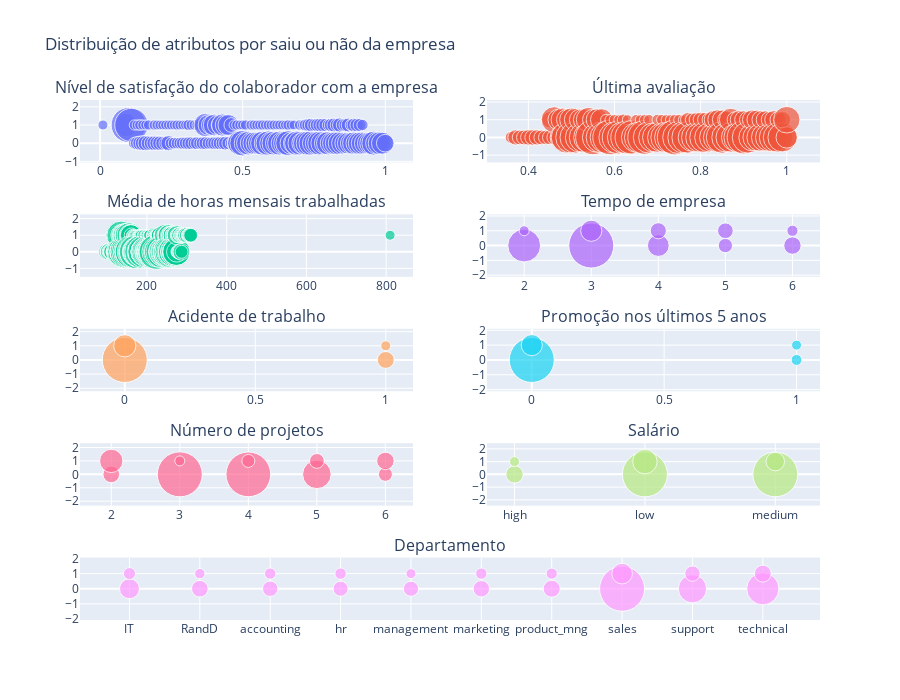

Notebook cell for this chart:
### Code cell
scartterplot(df)

### Figure 1 — Plotly figure (JSON) as saved in the notebook; plotly's stock layout.template omitted (floating-point values rounded to 4 significant figures; data arrays with more than 128 entries replaced by an {"elided": "..."} marker saying what was removed)
{"data": [{"marker": {"size": {"elided": "171 float values"}}, "mode": "markers", "text": {"elided": "171 int values"}, "type": "scatter", "x": {"elided": "171 float values"}, "xaxis": "x", "y": {"elided": "171 int values"}, "yaxis": "y"}, {"marker": {"size": [12.01, 15.32, 14.82, 15.02, 15.52, 15.72, 15.42, 14.82, 14.22, 14.82, 16.33, 14.72, 26.06, 15.82, 21.14, 25.46, 23.45, 31.79, 21.14, 31.49, 23.55, 31.49, 22.75, 29.38, 21.24, 30.18, 21.95, 30.08, 24.66, 34.7, 20.84, 29.78, 22.15, 30.88, 22.15, 31.59, 10.6, 34.8, 10.4, 31.29, 10.5, 33.09, 10, 31.49, 11.51, 33.19, 10.1, 33.39, 29.28, 10.5, 31.89, 10, 33.8, 10.4, 31.39, 10.5, 29.18, 30.08, 10.9, 28.67, 10.6, 30.68, 10.1, 31.89, 10.1, 35, 10.7, 32.79, 10.7, 31.29, 10, 31.69, 14.32, 27.67, 13.41, 29.58, 14.22, 29.88, 14.92, 30.48, 14.72, 29.08, 14.32, 27.97, 18.63, 28.98, 20.14, 31.79, 19.54, 29.38, 17.63, 29.58, 22.75, 27.27, 15.92, 30.98, 18.33, 32.99, 18.03, 31.49, 16.93, 26.97, 19.64, 27.27, 19.34, 28.07, 17.93, 27.57, 17.93, 28.07, 16.53, 29.08, 18.23, 29.78, 16.22, 29.08, 16.43, 21.45, 26.57]}, "mode": "markers", "text": [22, 55, 50, 52, 57, 59, 56, 50, 44, 50, 65, 49, 162, 60, 113, 156, 136, 219, 113, 216, 137, 216, 129, 195, 114, 203, 121, 202, 148, 248, 110, 199, 123, 210, 123, 217, 8, 249, 6, 214, 7, 232, 2, 216, 17, 233, 3, 235, 194, 7, 220, 2, 239, 6, 215, 7, 193, 202, 11, 188, 8, 208, 3, 220, 3, 251, 9, 229, 9, 214, 2, 218, 45, 178, 36, 197, 44, 200, 51, 206, 49, 192, 45, 181, 88, 191, 103, 219, 97, 195, 78, 197, 129, 174, 61, 211, 85, 231, 82, 216, 71, 171, 98, 174, 95, 182, 81, 177, 81, 182, 67, 192, 84, 199, 64, 192, 66, 116, 167], "type": "scatter", "x": [0.36, 0.37, 0.38, 0.39, 0.4, 0.41, 0.42, 0.43, 0.44, 0.45, 0.45, 0.46, 0.46, 0.47, 0.47, 0.48, 0.48, 0.49, 0.49, 0.5, 0.5, 0.51, 0.51, 0.52, 0.52, 0.53, 0.53, 0.54, 0.54, 0.55, 0.55, 0.56, 0.56, 0.57, 0.57, 0.58, 0.58, 0.59, 0.59, 0.6, 0.6, 0.61, 0.61, 0.62, 0.62, 0.63, 0.63, 0.64, 0.65, 0.65, 0.66, 0.66, 0.67, 0.67, 0.68, 0.68, 0.69, 0.7, 0.7, 0.71, 0.71, 0.72, 0.72, 0.73, 0.73, 0.74, 0.74, 0.75, 0.75, 0.76, 0.76, 0.77, 0.77, 0.78, 0.78, 0.79, 0.79, 0.8, 0.8, 0.81, 0.81, 0.82, 0.82, 0.83, 0.83, 0.84, 0.84, 0.85, 0.85, 0.86, 0.86, 0.87, 0.87, 0.88, 0.88, 0.89, 0.89, 0.9, 0.9, 0.91, 0.91, 0.92, 0.92, 0.93, 0.93, 0.94, 0.94, 0.95, 0.95, 0.96, 0.96, 0.97, 0.97, 0.98, 0.98, 0.99, 0.99, 1, 1], "xaxis": "x2", "y": [0, 0, 0, 0, 0, 0, 0, 0, 0, 0, 1, 0, 1, 0, 1, 0, 1, 0, 1, 0, 1, 0, 1, 0, 1, 0, 1, 0, 1, 0, 1, 0, 1, 0, 1, 0, 1, 0, 1, 0, 1, 0, 1, 0, 1, 0, 1, 0, 0, 1, 0, 1, 0, 1, 0, 1, 0, 0, 1, 0, 1, 0, 1, 0, 1, 0, 1, 0, 1, 0, 1, 0, 1, 0, 1, 0, 1, 0, 1, 0, 1, 0, 1, 0, 1, 0, 1, 0, 1, 0, 1, 0, 1, 0, 1, 0, 1, 0, 1, 0, 1, 0, 1, 0, 1, 0, 1, 0, 1, 0, 1, 0, 1, 0, 1, 0, 1, 0, 1], "yaxis": "y2"}, {"marker": {"size": {"elided": "357 float values"}}, "mode": "markers", "text": {"elided": "357 int values"}, "type": "scatter", "x": {"elided": "357 int values"}, "xaxis": "x3", "y": {"elided": "357 int values"}, "yaxis": "y3"}, {"marker": {"size": [32.86, 10, 45, 21.17, 21.76, 16.1, 14.28, 15.68, 17.43, 11.14]}, "mode": "markers", "text": [3191, 53, 4857, 1586, 1667, 890, 640, 833, 1073, 209], "type": "scatter", "x": [2, 2, 3, 3, 4, 4, 5, 5, 6, 6], "xaxis": "x4", "y": [0, 1, 0, 1, 0, 1, 0, 1, 0, 1], "yaxis": "y4"}, {"marker": {"size": [45, 22.22, 16.92, 10]}, "mode": "markers", "text": [9428, 3402, 2000, 169], "type": "scatter", "x": [0, 0, 1, 1], "xaxis": "x5", "y": [0, 1, 0, 1], "yaxis": "y5"}, {"marker": {"size": [45, 21.13, 10.89, 10]}, "mode": "markers", "text": [11128, 3552, 300, 19], "type": "scatter", "x": [0, 0, 1, 1], "xaxis": "x6", "y": [0, 1, 0, 1], "yaxis": "y6"}, {"marker": {"size": [16.7, 23.38, 45, 10, 44.76, 13.02, 28.59, 14.83, 14.0, 17.51]}, "mode": "markers", "text": [821, 1567, 3983, 72, 3956, 409, 2149, 612, 519, 911], "type": "scatter", "x": [2, 2, 3, 3, 4, 4, 5, 5, 6, 6], "xaxis": "x7", "y": [0, 1, 0, 1, 0, 1, 0, 1, 0, 1], "yaxis": "y7"}, {"marker": {"size": [17.42, 10, 45, 24.45, 44.9, 18.54]}, "mode": "markers", "text": [1155, 82, 5144, 2172, 5129, 1317], "type": "scatter", "x": ["high", "high", "low", "low", "medium", "medium"], "xaxis": "x8", "y": [0, 1, 0, 1, 0, 1], "yaxis": "y8"}, {"marker": {"size": [19.95, 12.1, 16.63, 10.35, 15.44, 11.3, 14.99, 11.43, 15.17, 10, 16.5, 11.29, 17.07, 11.23, 45, 20.64, 28.26, 15.35, 32.28, 16.99]}, "mode": "markers", "text": [954, 273, 666, 121, 563, 204, 524, 215, 539, 91, 655, 203, 704, 198, 3126, 1014, 1674, 555, 2023, 697], "type": "scatter", "x": ["IT", "IT", "RandD", "RandD", "accounting", "accounting", "hr", "hr", "management", "management", "marketing", "marketing", "product_mng", "product_mng", "sales", "sales", "support", "support", "technical", "technical"], "xaxis": "x9", "y": [0, 1, 0, 1, 0, 1, 0, 1, 0, 1, 0, 1, 0, 1, 0, 1, 0, 1, 0, 1], "yaxis": "y9"}], "layout": {"annotations": [{"font": {"size": 16}, "showarrow": false, "text": "Nível de satisfação do colaborador com a empresa", "x": 0.225, "xanchor": "center", "xref": "paper", "y": 1, "yanchor": "bottom", "yref": "paper"}, {"font": {"size": 16}, "showarrow": false, "text": "Última avaliação", "x": 0.775, "xanchor": "center", "xref": "paper", "y": 1, "yanchor": "bottom", "yref": "paper"}, {"font": {"size": 16}, "showarrow": false, "text": "Média de horas mensais trabalhadas", "x": 0.225, "xanchor": "center", "xref": "paper", "y": 0.78, "yanchor": "bottom", "yref": "paper"}, {"font": {"size": 16}, "showarrow": false, "text": "Tempo de empresa", "x": 0.775, "xanchor": "center", "xref": "paper", "y": 0.78, "yanchor": "bottom", "yref": "paper"}, {"font": {"size": 16}, "showarrow": false, "text": "Acidente de trabalho", "x": 0.225, "xanchor": "center", "xref": "paper", "y": 0.56, "yanchor": "bottom", "yref": "paper"}, {"font": {"size": 16}, "showarrow": false, "text": "Promoção nos últimos 5 anos", "x": 0.775, "xanchor": "center", "xref": "paper", "y": 0.56, "yanchor": "bottom", "yref": "paper"}, {"font": {"size": 16}, "showarrow": false, "text": "Número de projetos", "x": 0.225, "xanchor": "center", "xref": "paper", "y": 0.34, "yanchor": "bottom", "yref": "paper"}, {"font": {"size": 16}, "showarrow": false, "text": "Salário", "x": 0.775, "xanchor": "center", "xref": "paper", "y": 0.34, "yanchor": "bottom", "yref": "paper"}, {"font": {"size": 16}, "showarrow": false, "text": "Departamento", "x": 0.5, "xanchor": "center", "xref": "paper", "y": 0.12, "yanchor": "bottom", "yref": "paper"}], "height": 700, "showlegend": false, "title": {"text": "Distribuição de atributos por saiu ou não da empresa"}, "xaxis": {"anchor": "y", "domain": [0, 0.45]}, "xaxis2": {"anchor": "y2", "domain": [0.55, 1]}, "xaxis3": {"anchor": "y3", "domain": [0, 0.45]}, "xaxis4": {"anchor": "y4", "domain": [0.55, 1]}, "xaxis5": {"anchor": "y5", "domain": [0, 0.45]}, "xaxis6": {"anchor": "y6", "domain": [0.55, 1]}, "xaxis7": {"anchor": "y7", "domain": [0, 0.45]}, "xaxis8": {"anchor": "y8", "domain": [0.55, 1]}, "xaxis9": {"anchor": "y9", "domain": [0, 1]}, "yaxis": {"anchor": "x", "domain": [0.88, 1]}, "yaxis2": {"anchor": "x2", "domain": [0.88, 1]}, "yaxis3": {"anchor": "x3", "domain": [0.66, 0.78]}, "yaxis4": {"anchor": "x4", "domain": [0.66, 0.78]}, "yaxis5": {"anchor": "x5", "domain": [0.44, 0.56]}, "yaxis6": {"anchor": "x6", "domain": [0.44, 0.56]}, "yaxis7": {"anchor": "x7", "domain": [0.22, 0.34]}, "yaxis8": {"anchor": "x8", "domain": [0.22, 0.34]}, "yaxis9": {"anchor": "x9", "domain": [0, 0.12]}}}
